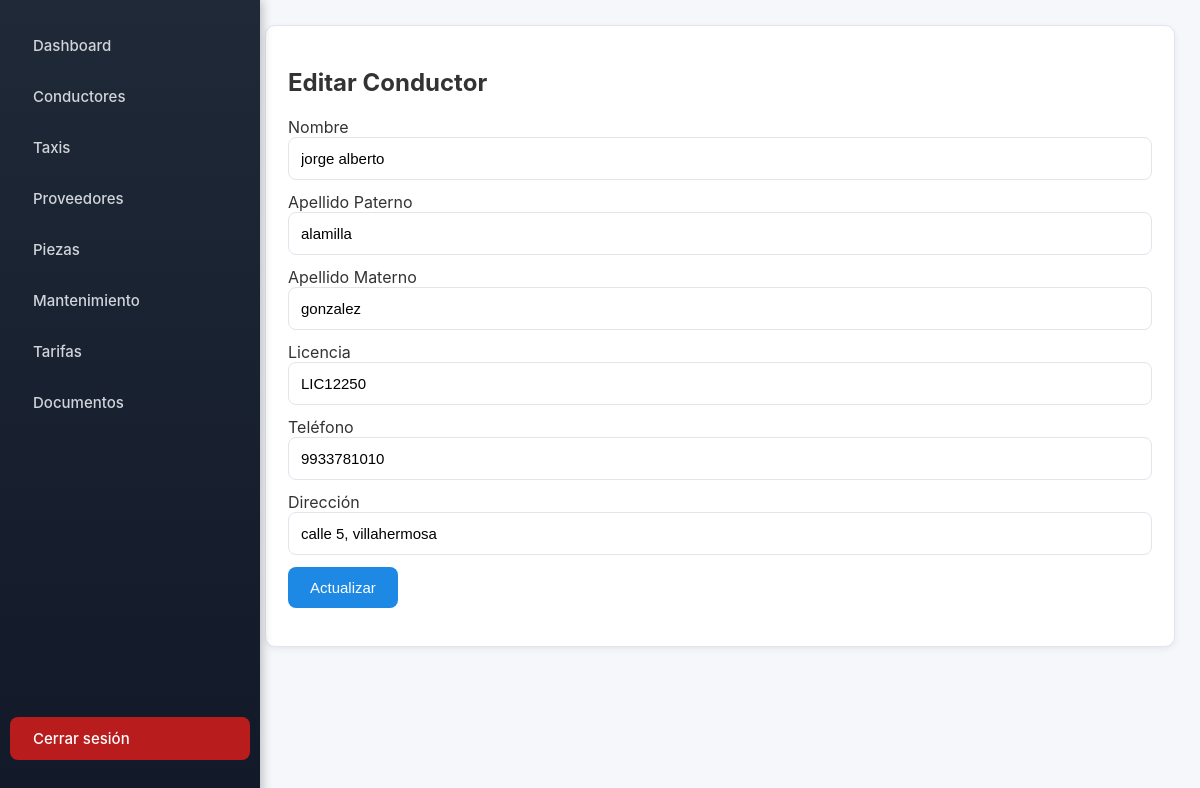
The page /paginas/conductores/editar.php?id=1 (signed in) on the database its author committed.
### tables this page shows
CREATE TABLE IF NOT EXISTS `conductores` (
  `NOMBRE` varchar(50) DEFAULT NULL,
  `APELLIDO_PATERNO` varchar(50) DEFAULT NULL,
  `APELLIDO_MATERNO` varchar(50) DEFAULT NULL,
  `LICENCIA` varchar(25) DEFAULT NULL,
  `TELEFONO` varchar(15) DEFAULT NULL,
  `DIRECCION` varchar(100) DEFAULT NULL,
  `CVE_CONDUCTOR` int(11) NOT NULL AUTO_INCREMENT,
  PRIMARY KEY (`CVE_CONDUCTOR`)
);

### paginas/conductores/editar.php (the view, shortened to what this page needs)
<?php
include '../../conexion.php';
include '../../includes/menu.php';
$id = intval($_GET['id']);
$stmt = $conn->prepare("SELECT * FROM CONDUCTORES WHERE CVE_CONDUCTOR=?");
$stmt->bind_param("i", $id);
$stmt->execute();
$data = $stmt->get_result()->fetch_assoc();
?>
<div class="card">
    <h2>Editar Conductor</h2>
    <form method="post">
        <label>Nombre</label>
        <input class="input" name="NOMBRE" value="<?= $data['NOMBRE'] ?>">
        <label>Apellido Paterno</label>
        <input class="input" name="APELLIDO_PATERNO" value="<?= $data['APELLIDO_PATERNO'] ?>">
        <label>Apellido Materno</label>
        <input class="input" name="APELLIDO_MATERNO" value="<?= $data['APELLIDO_MATERNO'] ?>">
        <label>Licencia</label>
        <input class="input" name="LICENCIA" value="<?= $data['LICENCIA'] ?>">
        <label>Teléfono</label>
        <input class="input" name="TELEFONO" value="<?= $data['TELEFONO'] ?>">
        <label>Dirección</label>
        <input class="input" name="DIRECCION" value="<?= $data['DIRECCION'] ?>">
        <button class="button">Actualizar</button>
    </form>
</div>
<?php include '../../includes/footer.php'; ?>

### css/estilos.css (style rules this page uses)
* { transition: all .15s ease-in-out; }
.card { background: var(--card); padding: 22px; border-radius: 10px; box-shadow:0 2px 6px rgba(0,0,0,.07); border:1px solid var(--borde); margin-bottom:20px; animation: fadeIn .4s ease; }
.button { background: var(--color-primario); border:none; color:white; padding:12px 22px; border-radius:8px; cursor:pointer; font-size:15px; display:inline-block; text-decoration:none; }
.input, input, select, textarea { width:100%; padding:12px; border-radius:8px; border:1px solid var(--borde); margin-bottom:12px; font-size:15px; }

### rows shown on the page
conductores: NOMBRE "jorge alberto", APELLIDO_PATERNO "alamilla", APELLIDO_MATERNO "gonzalez", LICENCIA "LIC12250", TELEFONO "9933781010", DIRECCION "calle 5, villahermosa"
